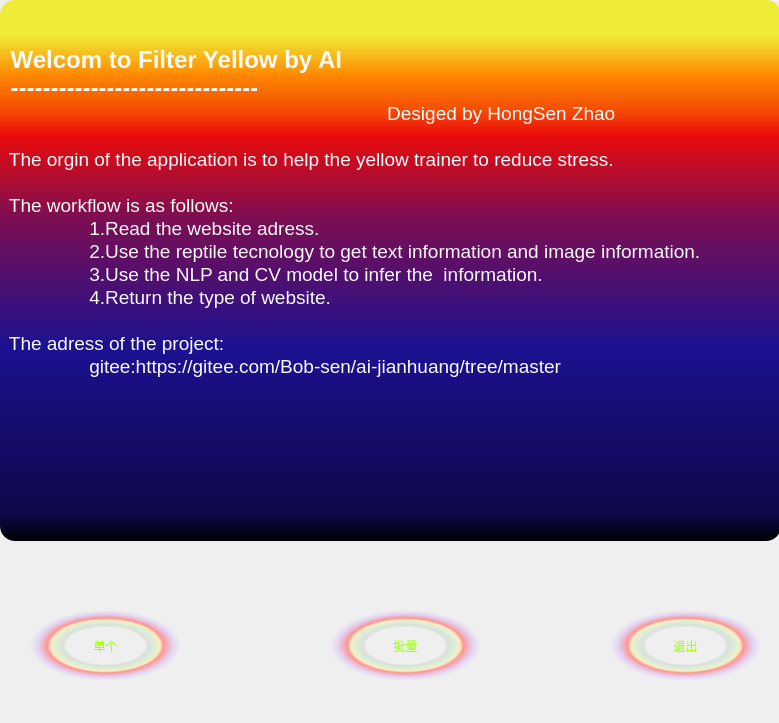
<?xml version="1.0" encoding="UTF-8"?>
<ui version="4.0">
 <class>MainWindow</class>
 <widget class="QMainWindow" name="MainWindow">
  <property name="geometry">
   <rect>
    <x>0</x>
    <y>0</y>
    <width>779</width>
    <height>723</height>
   </rect>
  </property>
  <property name="windowTitle">
   <string>MainWindow</string>
  </property>
  <property name="styleSheet">
   <string notr="true">border-radius:15px</string>
  </property>
  <property name="iconSize">
   <size>
    <width>640</width>
    <height>480</height>
   </size>
  </property>
  <property name="documentMode">
   <bool>false</bool>
  </property>
  <property name="tabShape">
   <enum>QTabWidget::Triangular</enum>
  </property>
  <widget class="QWidget" name="centralwidget">
   <widget class="QTextBrowser" name="textBrowser">
    <property name="geometry">
     <rect>
      <x>0</x>
      <y>0</y>
      <width>781</width>
      <height>541</height>
     </rect>
    </property>
    <property name="styleSheet">
     <string notr="true">background-color:qlineargradient(spread:pad, x1:0, y1:1, x2:0, y2:0, stop:0 rgba(0, 0, 0, 255), stop:0.05 rgba(14, 8, 73, 255), stop:0.36 rgba(28, 17, 145, 255), stop:0.6 rgba(126, 14, 81, 255), stop:0.75 rgba(234, 11, 11, 255), stop:0.79 rgba(244, 70, 5, 255), stop:0.86 rgba(255, 136, 0, 255), stop:0.935 rgba(239, 236, 55, 255))</string>
    </property>
    <property name="html">
     <string>&lt;!DOCTYPE HTML PUBLIC &quot;-//W3C//DTD HTML 4.0//EN&quot; &quot;http://www.w3.org/TR/REC-html40/strict.dtd&quot;&gt;
&lt;html&gt;&lt;head&gt;&lt;meta name=&quot;qrichtext&quot; content=&quot;1&quot; /&gt;&lt;style type=&quot;text/css&quot;&gt;
p, li { white-space: pre-wrap; }
&lt;/style&gt;&lt;/head&gt;&lt;body style=&quot; font-family:'SimSun'; font-size:9pt; font-weight:400; font-style:normal;&quot;&gt;
&lt;p style=&quot;-qt-paragraph-type:empty; margin-top:0px; margin-bottom:0px; margin-left:0px; margin-right:0px; -qt-block-indent:0; text-indent:0px;&quot;&gt;&lt;br /&gt;&lt;/p&gt;
&lt;p style=&quot;-qt-paragraph-type:empty; margin-top:0px; margin-bottom:0px; margin-left:0px; margin-right:0px; -qt-block-indent:0; text-indent:0px; font-size:18pt; color:#fafafa;&quot;&gt;&lt;br /&gt;&lt;/p&gt;
&lt;p style=&quot; margin-top:0px; margin-bottom:0px; margin-left:0px; margin-right:0px; -qt-block-indent:0; text-indent:0px;&quot;&gt;&lt;span style=&quot; font-size:18pt; font-weight:600; color:#fafafa;&quot;&gt; Welcom to Filter Yellow by AI &lt;/span&gt;&lt;/p&gt;
&lt;p style=&quot; margin-top:0px; margin-bottom:0px; margin-left:0px; margin-right:0px; -qt-block-indent:0; text-indent:0px;&quot;&gt;&lt;span style=&quot; font-size:18pt; font-weight:600; color:#fafafa;&quot;&gt; -------------------------------&lt;/span&gt;&lt;/p&gt;
&lt;p style=&quot; margin-top:0px; margin-bottom:0px; margin-left:0px; margin-right:0px; -qt-block-indent:0; text-indent:0px;&quot;&gt;&lt;span style=&quot; font-size:14pt; color:#fafafa;&quot;&gt;				            Desiged by HongSen Zhao&lt;/span&gt;&lt;/p&gt;
&lt;p style=&quot;-qt-paragraph-type:empty; margin-top:0px; margin-bottom:0px; margin-left:0px; margin-right:0px; -qt-block-indent:0; text-indent:0px; font-size:14pt; color:#fafafa;&quot;&gt;&lt;br /&gt;&lt;/p&gt;
&lt;p style=&quot; margin-top:0px; margin-bottom:0px; margin-left:0px; margin-right:0px; -qt-block-indent:0; text-indent:0px;&quot;&gt;&lt;span style=&quot; font-size:14pt; color:#fafafa;&quot;&gt; The orgin of the application is to help the yellow trainer to reduce stress. &lt;/span&gt;&lt;/p&gt;
&lt;p style=&quot;-qt-paragraph-type:empty; margin-top:0px; margin-bottom:0px; margin-left:0px; margin-right:0px; -qt-block-indent:0; text-indent:0px; font-size:14pt; color:#fafafa;&quot;&gt;&lt;br /&gt;&lt;/p&gt;
&lt;p style=&quot; margin-top:0px; margin-bottom:0px; margin-left:0px; margin-right:0px; -qt-block-indent:0; text-indent:0px;&quot;&gt;&lt;span style=&quot; font-size:14pt; color:#fafafa;&quot;&gt; The workflow is as follows: &lt;/span&gt;&lt;/p&gt;
&lt;p style=&quot; margin-top:0px; margin-bottom:0px; margin-left:0px; margin-right:0px; -qt-block-indent:0; text-indent:0px;&quot;&gt;&lt;span style=&quot; font-size:14pt; color:#fafafa;&quot;&gt; 	 1.Read the website adress. &lt;/span&gt;&lt;/p&gt;
&lt;p style=&quot; margin-top:0px; margin-bottom:0px; margin-left:0px; margin-right:0px; -qt-block-indent:0; text-indent:0px;&quot;&gt;&lt;span style=&quot; font-size:14pt; color:#fafafa;&quot;&gt; 	 2.Use the reptile tecnology to get text information and image information. &lt;/span&gt;&lt;/p&gt;
&lt;p style=&quot; margin-top:0px; margin-bottom:0px; margin-left:0px; margin-right:0px; -qt-block-indent:0; text-indent:0px;&quot;&gt;&lt;span style=&quot; font-size:14pt; color:#fafafa;&quot;&gt; 	 3.Use the NLP and CV model to infer the  information. &lt;/span&gt;&lt;/p&gt;
&lt;p style=&quot; margin-top:0px; margin-bottom:0px; margin-left:0px; margin-right:0px; -qt-block-indent:0; text-indent:0px;&quot;&gt;&lt;span style=&quot; font-size:14pt; color:#fafafa;&quot;&gt;	 4.Return the type of website. &lt;/span&gt;&lt;/p&gt;
&lt;p style=&quot;-qt-paragraph-type:empty; margin-top:0px; margin-bottom:0px; margin-left:0px; margin-right:0px; -qt-block-indent:0; text-indent:0px; font-size:14pt; color:#fafafa;&quot;&gt;&lt;br /&gt;&lt;/p&gt;
&lt;p style=&quot; margin-top:0px; margin-bottom:0px; margin-left:0px; margin-right:0px; -qt-block-indent:0; text-indent:0px;&quot;&gt;&lt;span style=&quot; font-size:14pt; color:#fafafa;&quot;&gt; The adress of the project: &lt;/span&gt;&lt;/p&gt;
&lt;p style=&quot; margin-top:0px; margin-bottom:0px; margin-left:0px; margin-right:0px; -qt-block-indent:0; text-indent:0px;&quot;&gt;&lt;span style=&quot; font-size:14pt; color:#fafafa;&quot;&gt; 	 gitee:https://gitee.com/Bob-sen/ai-jianhuang/tree/master &lt;/span&gt;&lt;/p&gt;&lt;/body&gt;&lt;/html&gt;</string>
    </property>
   </widget>
   <widget class="QPushButton" name="pushButton">
    <property name="geometry">
     <rect>
      <x>30</x>
      <y>610</y>
      <width>151</width>
      <height>71</height>
     </rect>
    </property>
    <property name="styleSheet">
     <string notr="true">border-radius:35px;
font: 87 15pt &quot;Arial&quot;;
color: rgb(170, 255, 0);
background-color: qradialgradient(spread:pad, cx:0.5, cy:0.5, radius:0.5, fx:0.5, fy:0.5, stop:0 rgba(0, 0, 0, 0), stop:0.52 rgba(0, 0, 0, 0), stop:0.565 rgba(82, 121, 76, 33), stop:0.65 rgba(159, 235, 148, 64), stop:0.721925 rgba(255, 238, 150, 129), stop:0.77 rgba(255, 128, 128, 204), stop:0.89 rgba(191, 128, 255, 64), stop:1 rgba(0, 0, 0, 0))</string>
    </property>
    <property name="text">
     <string>单个</string>
    </property>
   </widget>
   <widget class="QLabel" name="label">
    <property name="geometry">
     <rect>
      <x>-110</x>
      <y>520</y>
      <width>371</width>
      <height>231</height>
     </rect>
    </property>
    <property name="styleSheet">
     <string notr="true">bonder-radius:5px</string>
    </property>
    <property name="text">
     <string/>
    </property>
    <property name="pixmap">
     <pixmap>../../../../Pictures/Saved Pictures/3.jpg</pixmap>
    </property>
   </widget>
   <widget class="QLabel" name="label_2">
    <property name="geometry">
     <rect>
      <x>200</x>
      <y>520</y>
      <width>421</width>
      <height>231</height>
     </rect>
    </property>
    <property name="styleSheet">
     <string notr="true">bonder-radius:5px</string>
    </property>
    <property name="text">
     <string/>
    </property>
    <property name="pixmap">
     <pixmap>../../../../Pictures/Saved Pictures/3.jpg</pixmap>
    </property>
   </widget>
   <widget class="QLabel" name="label_3">
    <property name="geometry">
     <rect>
      <x>500</x>
      <y>520</y>
      <width>371</width>
      <height>231</height>
     </rect>
    </property>
    <property name="styleSheet">
     <string notr="true">bonder-radius:5px</string>
    </property>
    <property name="text">
     <string/>
    </property>
    <property name="pixmap">
     <pixmap>../../../../Pictures/Saved Pictures/3.jpg</pixmap>
    </property>
   </widget>
   <widget class="QPushButton" name="pushButton_3">
    <property name="geometry">
     <rect>
      <x>330</x>
      <y>610</y>
      <width>151</width>
      <height>71</height>
     </rect>
    </property>
    <property name="styleSheet">
     <string notr="true">border-radius:35px;
font: 87 15pt &quot;Arial&quot;;
color: rgb(170, 255, 0);
background-color: qradialgradient(spread:pad, cx:0.5, cy:0.5, radius:0.5, fx:0.5, fy:0.5, stop:0 rgba(0, 0, 0, 0), stop:0.52 rgba(0, 0, 0, 0), stop:0.565 rgba(82, 121, 76, 33), stop:0.65 rgba(159, 235, 148, 64), stop:0.721925 rgba(255, 238, 150, 129), stop:0.77 rgba(255, 128, 128, 204), stop:0.89 rgba(191, 128, 255, 64), stop:1 rgba(0, 0, 0, 0))</string>
    </property>
    <property name="text">
     <string>批量</string>
    </property>
   </widget>
   <widget class="QPushButton" name="pushButton_2">
    <property name="geometry">
     <rect>
      <x>610</x>
      <y>610</y>
      <width>151</width>
      <height>71</height>
     </rect>
    </property>
    <property name="styleSheet">
     <string notr="true">border-radius:35px;
font: 87 15pt &quot;Arial&quot;;
color: rgb(170, 255, 0);
background-color: qradialgradient(spread:pad, cx:0.5, cy:0.5, radius:0.5, fx:0.5, fy:0.5, stop:0 rgba(0, 0, 0, 0), stop:0.52 rgba(0, 0, 0, 0), stop:0.565 rgba(82, 121, 76, 33), stop:0.65 rgba(159, 235, 148, 64), stop:0.721925 rgba(255, 238, 150, 129), stop:0.77 rgba(255, 128, 128, 204), stop:0.89 rgba(191, 128, 255, 64), stop:1 rgba(0, 0, 0, 0))</string>
    </property>
    <property name="text">
     <string>退出</string>
    </property>
   </widget>
   <zorder>label_3</zorder>
   <zorder>label_2</zorder>
   <zorder>label</zorder>
   <zorder>textBrowser</zorder>
   <zorder>pushButton</zorder>
   <zorder>pushButton_3</zorder>
   <zorder>pushButton_2</zorder>
  </widget>
 </widget>
 <resources/>
 <connections>
  <connection>
   <sender>pushButton_2</sender>
   <signal>clicked()</signal>
   <receiver>MainWindow</receiver>
   <slot>close()</slot>
   <hints>
    <hint type="sourcelabel">
     <x>706</x>
     <y>647</y>
    </hint>
    <hint type="destinationlabel">
     <x>764</x>
     <y>722</y>
    </hint>
   </hints>
  </connection>
 </connections>
</ui>
